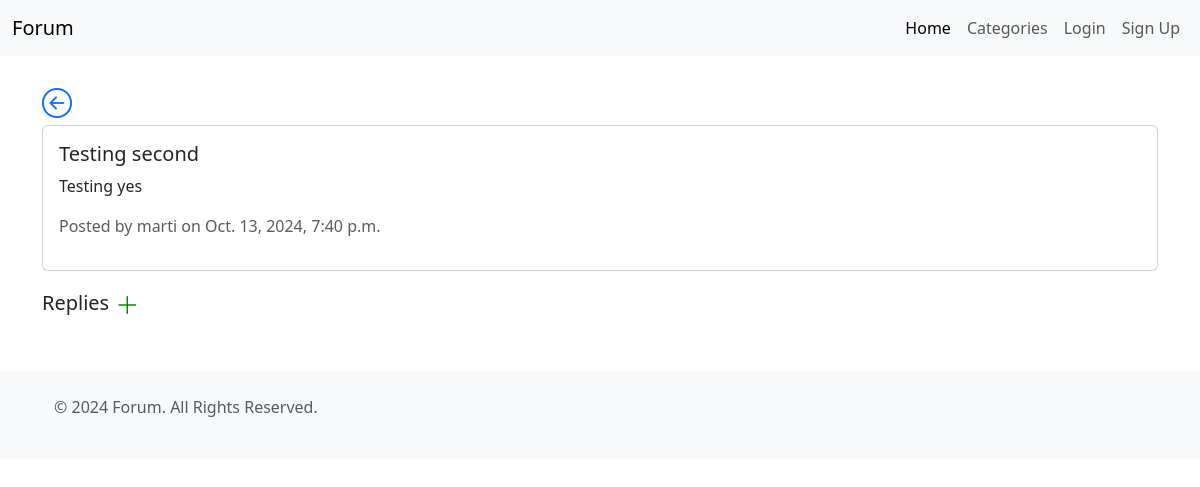
/topic/testing-second/, run on the app's committed database.
### forumapp/models.py (models this page shows, shortened)
class Topic(models.Model):
    title = models.CharField(max_length=200)
    slug = models.SlugField(max_length=200, unique=True, blank=True)
    content = models.TextField()
    created_at = models.DateTimeField(auto_now_add=True)
    updated_at = models.DateTimeField(auto_now=True)
    category = models.ForeignKey(Category, on_delete=models.CASCADE, related_name='topics')
    author = models.ForeignKey(User, on_delete=models.CASCADE, related_name='topics')

### forumapp/views.py (the view)
# urls.py: path('topic/<slug:slug>/', views.topic_detail, name='topic_detail'),
def topic_detail(request, slug):
    topic = get_object_or_404(Topic, slug=slug)
    return render(request, 'topic_detail.html', {'topic': topic})

### forumapp/templates/topic_detail.html (shortened to what this page needs)
{% extends 'base.html' %}
{% load i18n %}
{% block content %}
    <div class="card mb-3">
        <div class="card-body">
            <h5 class="card-title">{{ topic.title }}</h5>
            <p class="card-text">{{ topic.content }}</p>
            <p class="text-muted">{% trans "Posted by" %} {{ topic.author }} {% trans "on" %} {{ topic.created_at }}</p>
        </div>
    </div>
    <div class="d-flex align-items-end">
        <h5>{% trans "Replies" %}</h5>
        <a id="reply_button" href="#" title="{% trans 'Create new reply' %}">
            <i class="add_button bi bi-plus-lg"></i>
        </a>
    </div>
{% endblock %}

### forumapp/static/css/styles.css (style rules this page uses)
.add_button { font-size: 1.5rem; color: green; margin-left: 0.25em; }

### data on the page
Topic: title "Testing second", content "Testing yes", author "marti", created_at "Oct. 13, 2024, 7:40 p.m."
